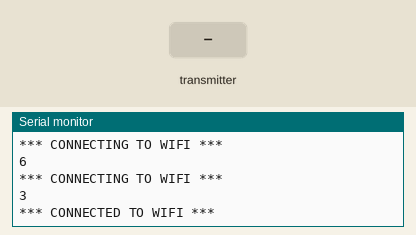
Recording of a program running on a simulated ESP32. On the bench: the last lines printed to the serial monitor. The test bench sets the inputs (shaded band). WiFi joins after 1.5 s; servers stay silent unless stated; web services answer with replies made up by the test bench.

Above: at 3.2 s.
3.3 s: the transmitter starts sending humidity = 0
At 4.06 s:
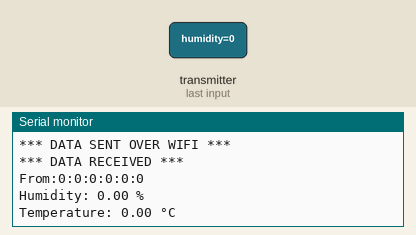
4.8 s: the transmitter starts sending temperature = 25
At 5.51 s:
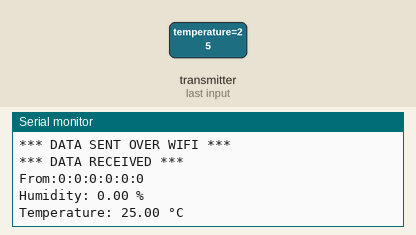
6.3 s: the transmitter starts sending humidity = 25
7.8 s: the transmitter starts sending temperature = 50
At 9.03 s:
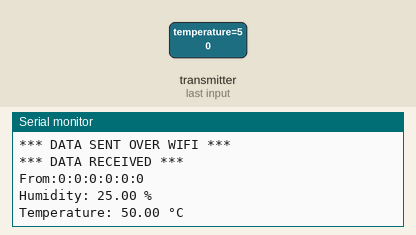
Timing chart, 0 to 10.3 s (numbered marks = the images above; inputs shaded):
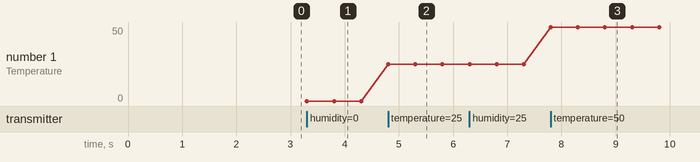

The program:

main.cpp
```cpp
#include <Arduino.h>
#include <Wifi.h>
#include <esp_now.h>
#include <HTTPClient.h>

const char* WIFI_SSID     = "SSID";
const char* WIFI_PASSWORD = "PWD";

// Structure to handle data received from master
struct sensorData {
    float humidity;
    float temperature;
};

// define data, and a boolean to control when new data needs to be sent over http
boolean newData = false;
sensorData sd;

// Init ESP Now
void InitESPNow() {
    if (esp_now_init() != ESP_OK) {
      Serial.println( "*** INITIALIZING ESP-NOW ***");
      ESP.restart();
      delay(10);
  }
}

void connectToNetwork() {
    WiFi.begin(WIFI_SSID, WIFI_PASSWORD);
    while (WiFi.status() != WL_CONNECTED) {
        delay(1000);
        Serial.println("*** CONNECTING TO WIFI ***");
        Serial.println(WiFi.status());
    }
    Serial.println("*** CONNECTED TO WIFI ***");
}

void uploadData() {
    Serial.println("*** SEND DATA OVER WIFI ***");
    HTTPClient http;
    String url = "https://api.thingspeak.com/update?api_key=APIKEY&field1=" + String(sd.humidity) + "&field2=" + String(sd.temperature);
    http.begin(url);
    http.GET();
    http.end();
    Serial.println("*** DATA SENT OVER WIFI ***");
}

// Callback function when data is received, runs on core 0
void onDataRecv(const uint8_t *mac_addr, const uint8_t *data, int data_len) {
    Serial.println("*** DATA RECEIVED ***");
    memcpy(&sd, data, sizeof(sd));
    Serial.print("From");
    for (int i = 0 ; i < 6; i++){
      Serial.print(":");
      Serial.print(mac_addr[i], HEX);
    }
    Serial.println("");
    Serial.print("Humidity: ");
    Serial.print(sd.humidity);
    Serial.println(" %");
    Serial.print("Temperature: ");
    Serial.print(sd.temperature);
    Serial.println(" °C");
    newData = true;
}

void setup() {
    Serial.begin(9600);
    WiFi.mode(WIFI_MODE_APSTA);
    connectToNetwork();
    InitESPNow();
    esp_now_register_recv_cb(onDataRecv);
}

// Since callback runs on core0, upload needs to happens on core1.
// Doing the upload on loop cause it runs on core1
void loop() {
    delay(500);
    if (newData) {
        newData = false;
        uploadData();
    }
}
```

Measured:
- after the input at 3.3 s, the serial monitor: prints a new line at once (image 1)
- after the input at 4.8 s, the serial monitor: prints a new line at once (image 2)
- after the input at 7.8 s, the serial monitor: prints a new line at once (image 3)
- plotted number 1: 0 → 25 after the input at 4.8 s, 25 → 50 after the input at 7.8 s
